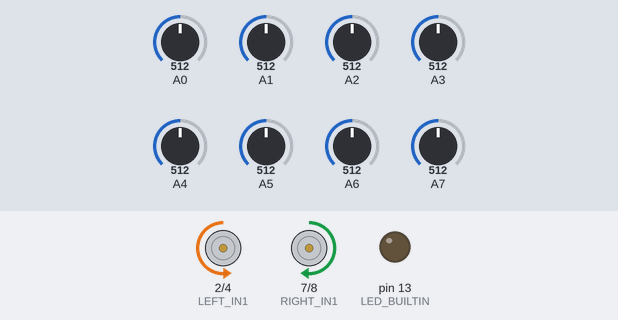
Recording of a sketch running on a simulated Arduino Nano, built with avr-gcc and run on an emulated ATmega328P. Parts: motor-driver pin pairs drawn as motors (green arrow = first pin HIGH = forward, orange = second pin HIGH = backward, longer = more drive, scaled by the enable pin), output pins drawn as LEDs (lit = HIGH). The inputs (shaded band) are chosen by the test bench; at power-on: A0 = 512, A2 = 512, A5 = 512, A6 = 512, A7 = 512, A1 = 512, A3 = 512, A4 = 512.

Above: at 6.2 s.
6.3 s: A0 set to 716
At 7.5 s:
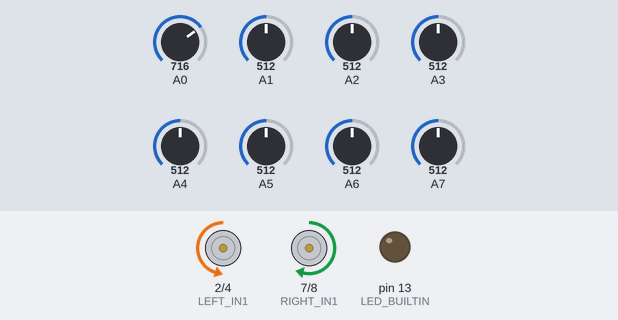
7.8 s: A2 set to 716
At 8.6 s:
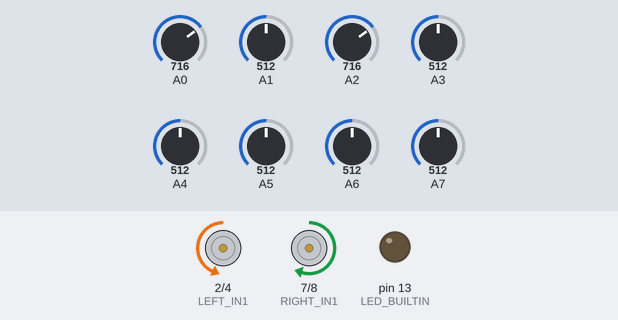
9.3 s: A5 set to 716
At 9.7 s:
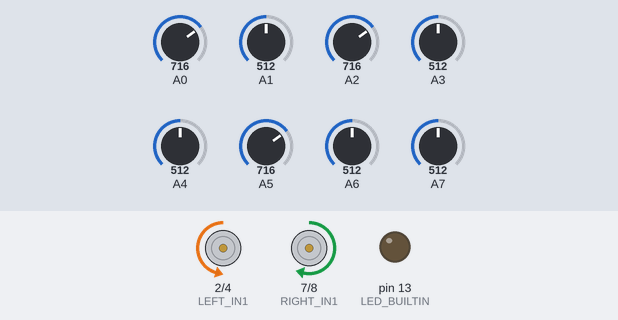
10.8 s: A6 set to 716
At 12.0 s:
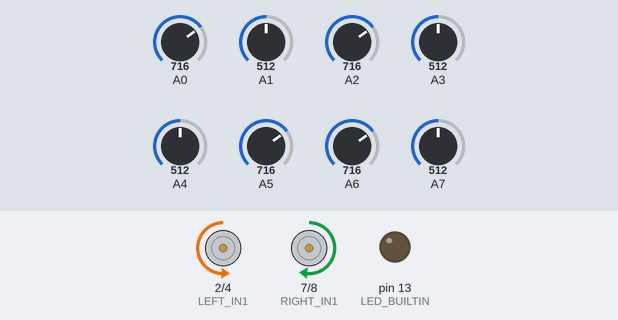
12.3 s: A7 set to 716
At 13.1 s:
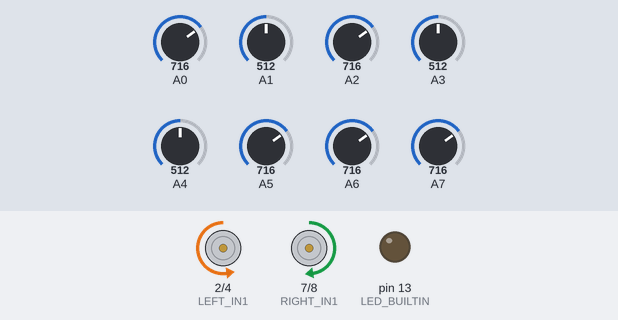
13.8 s: A1 set to 75
At 14.4 s:
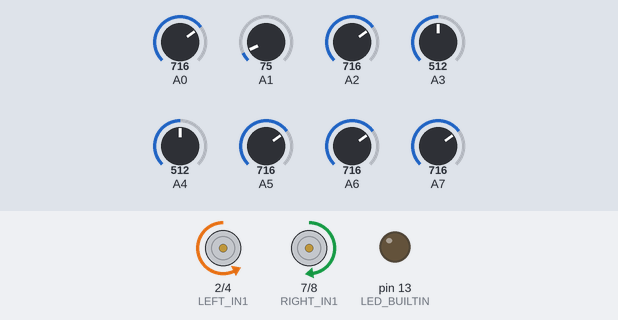
Timing chart, 0 to 16.3 s (numbered marks = the images above; inputs shaded):
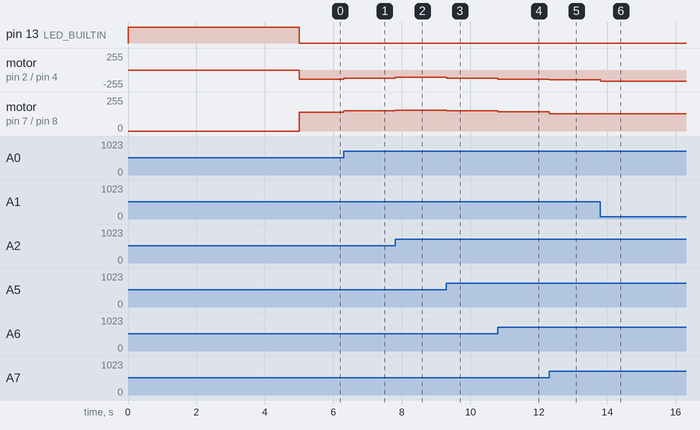

Measured:
- after the input at 6.3 s, motor on pin 2 (LEFT_IN1) / pin 4 (LEFT_IN2): backward 140/255 → backward 120/255 at once; motor on pin 7 (RIGHT_IN1) / pin 8 (RIGHT_IN2): forward 140/255 → forward 152/255 at once
- after the input at 7.8 s, motor on pin 2 (LEFT_IN1) / pin 4 (LEFT_IN2): backward 120/255 → backward 112/255 at once; motor on pin 7 (RIGHT_IN1) / pin 8 (RIGHT_IN2): forward 152/255 → forward 156/255 at once
- after the input at 9.3 s, motor on pin 2 (LEFT_IN1) / pin 4 (LEFT_IN2): backward 112/255 → backward 121/255 at once; motor on pin 7 (RIGHT_IN1) / pin 8 (RIGHT_IN2): forward 156/255 → forward 151/255 at once
- after the input at 10.8 s, motor on pin 2 (LEFT_IN1) / pin 4 (LEFT_IN2): backward 121/255 → backward 135/255 at once; motor on pin 7 (RIGHT_IN1) / pin 8 (RIGHT_IN2): forward 151/255 → forward 143/255 at once
- after the input at 12.3 s, motor on pin 2 (LEFT_IN1) / pin 4 (LEFT_IN2): backward 135/255 → backward 147/255 at once; motor on pin 7 (RIGHT_IN1) / pin 8 (RIGHT_IN2): forward 143/255 → forward 129/255 at once
- after the input at 13.8 s, motor on pin 2 (LEFT_IN1) / pin 4 (LEFT_IN2): backward 147/255 → backward 165/255 at once

The sketch:

Iter2.ino
```cpp
#include <Arduino.h>
#include <QTRSensors.h>

// =============================
// PINI
// =============================
const uint8_t LEFT_PWM  = 9;
const uint8_t LEFT_IN1  = 2;
const uint8_t LEFT_IN2  = 4;

const uint8_t RIGHT_PWM = 10;
const uint8_t RIGHT_IN1 = 7;
const uint8_t RIGHT_IN2 = 8;

// =============================
// SENZORI
// =============================
QTRSensors qtr;
const uint8_t SensorCount = 8;
uint16_t sensorValues[SensorCount];
const int16_t SETPOINT = 3500;

// =============================
// PD SIMPLU
// =============================
float Kp = 0.10;
float Kd = 0.60;

int baseSpeed = 140;
int maxSpeed  = 255;

// =============================
// VARIABILE CONTROL
// =============================
int16_t lastError = 0;
int8_t lastDirection = 1;   // 1 = dreapta, -1 = stanga

// =============================
// MOTOR
// =============================
void setLeftMotor(int speedValue) {
  speedValue = constrain(speedValue, -255, 255);

  if (speedValue >= 0) {
    digitalWrite(LEFT_IN1, LOW);
    digitalWrite(LEFT_IN2, HIGH);
    analogWrite(LEFT_PWM, speedValue);
  } else {
    digitalWrite(LEFT_IN1, HIGH);
    digitalWrite(LEFT_IN2, LOW);
    analogWrite(LEFT_PWM, -speedValue);
  }
}

void setRightMotor(int speedValue) {
  speedValue = constrain(speedValue, -255, 255);

  if (speedValue >= 0) {
    digitalWrite(RIGHT_IN1, HIGH);
    digitalWrite(RIGHT_IN2, LOW);
    analogWrite(RIGHT_PWM, speedValue);
  } else {
    digitalWrite(RIGHT_IN1, LOW);
    digitalWrite(RIGHT_IN2, HIGH);
    analogWrite(RIGHT_PWM, -speedValue);
  }
}

void drive(int leftSpeed, int rightSpeed) {
  setLeftMotor(leftSpeed);
  setRightMotor(rightSpeed);
}

// =============================
// UTILE
// =============================
bool lineLost() {
  uint32_t sum = 0;
  for (uint8_t i = 0; i < SensorCount; i++) {
    sum += sensorValues[i];
  }
  return sum < 200;
}

void searchLine() {
  if (lastDirection > 0) {
    drive(110, -70);
  } else {
    drive(-70, 110);
  }
}

// =============================
// SETUP
// =============================
void setup() {
  pinMode(LEFT_PWM, OUTPUT);
  pinMode(LEFT_IN1, OUTPUT);
  pinMode(LEFT_IN2, OUTPUT);

  pinMode(RIGHT_PWM, OUTPUT);
  pinMode(RIGHT_IN1, OUTPUT);
  pinMode(RIGHT_IN2, OUTPUT);

  ADCSRA = (ADCSRA & ~0x07) | 0x06;

  qtr.setTypeAnalog();
  qtr.setSensorPins((const uint8_t[]){A0, A1, A2, A3, A4, A5, A6, A7}, SensorCount);

  pinMode(LED_BUILTIN, OUTPUT);
  digitalWrite(LED_BUILTIN, HIGH);

  for (uint16_t i = 0; i < 200; i++) {
    qtr.calibrate();
  }

  digitalWrite(LED_BUILTIN, LOW);
}

// =============================
// LOOP
// =============================
void loop() {
  uint16_t position = qtr.readLineBlack(sensorValues);
  int16_t error = (int16_t)position - SETPOINT;

  if (error > 50) lastDirection = 1;
  else if (error < -50) lastDirection = -1;

  if (lineLost()) {
    searchLine();
    return;
  }

  // HARD TURN pentru viraje foarte stranse / varf de W
  if (error > 2200) {
    drive(185, -100);
    lastError = error;
    return;
  }

  if (error < -2200) {
    drive(-90, 170);
    lastError = error;
    return;
  }

  // PD
  float P = error;
  float D = error - lastError;

  float correction = Kp * P + Kd * D;

  // viteza de baza dinamica
  int dynamicBase = baseSpeed - abs(error) / 35;
  if (dynamicBase < 85) dynamicBase = 85;

  int leftSpeed  = dynamicBase + (int)correction;
  int rightSpeed = dynamicBase - (int)correction;

  // fara reverse in urmarirea normala
  if (leftSpeed < 0) leftSpeed = 0;
  if (rightSpeed < 0) rightSpeed = 0;

  if (leftSpeed > maxSpeed) leftSpeed = maxSpeed;
  if (rightSpeed > maxSpeed) rightSpeed = maxSpeed;

  drive(leftSpeed, rightSpeed);

  lastError = error;
}
```
